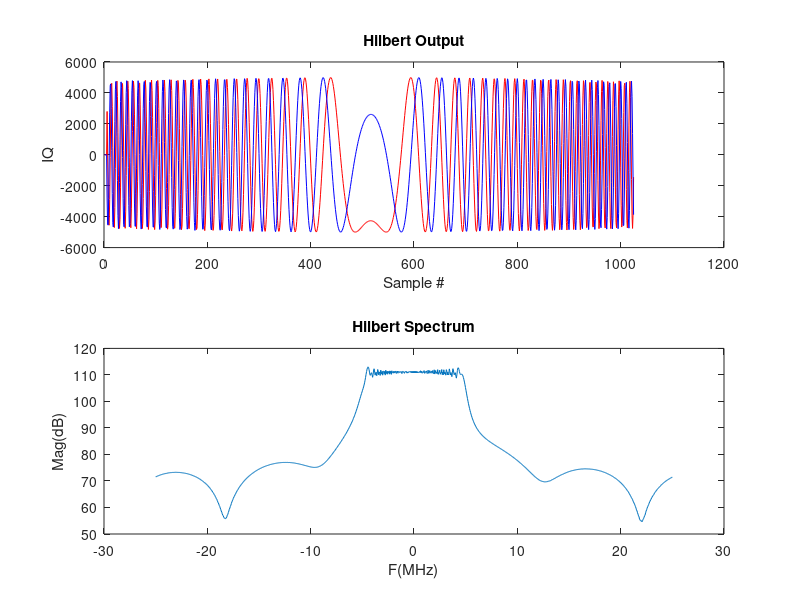

MATLAB code to generate this figure:
x=load("hilbert_output.txt");
x=x*[1;j];
Fs=100e6;

subplot(2,1,1);
plot(real(x),'r');
hold on;
plot(imag(x),'b');
hold off;
title("Hilbert Output");
xlabel('Sample #');ylabel('IQ');

subplot(2,1,2);
X=20*log10(abs(fft(x)));
f=linspace(-Fs/4/1e6,Fs/4/1e6,length(x));
plot(f,fftshift(X));
title("Hilbert Spectrum");
xlabel('F(MHz)');ylabel('Mag(dB)');
